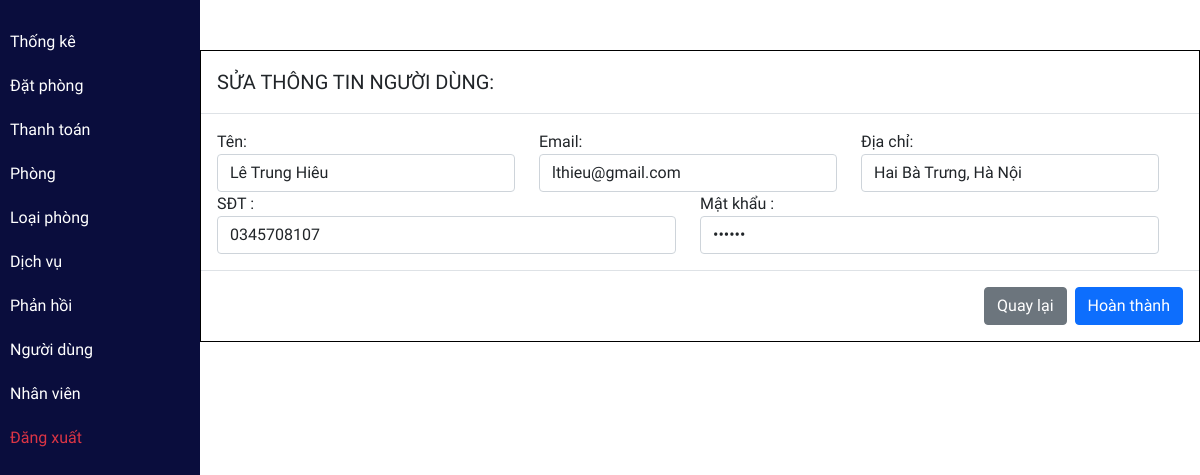
/admin/useredit.php?id=1 (signed in), run on the app's committed database.
### tables this page shows
CREATE TABLE `user` (
  `id` int(11) NOT NULL AUTO_INCREMENT,
  `name` varchar(50) NOT NULL,
  `address` varchar(500) DEFAULT NULL,
  `phone` varchar(15) NOT NULL,
  `email` varchar(50) NOT NULL,
  `password` varchar(50) NOT NULL,
  PRIMARY KEY (`id`)
);

### admin/useredit.php (the view, shortened to what this page needs)
<?php include 'header.php'; ?>
<?php
$id = $_GET['id'];
$sql = "SELECT * FROM user WHERE id = '$id'";
$re = mysqli_query($conn, $sql);
while ($row = mysqli_fetch_array($re)) {
    $name = $row['name'];
    $address = $row['address'];
    $phone = $row['phone'];
    $email = $row['email'];
    $password = $row['password'];
}
?>
<?php include('sidebar.php')?>
  <div class="main-content">
    <div style="max-width:1000px; border: 1px solid black; margin: 50px auto;">
        <div class="modal-header">
            <h5 class="modal-title" id="bookingModalLabel">SỬA THÔNG TIN NGƯỜI DÙNG:</h5>
        </div>
        <form action="" method="POST">
            <div class="row modal-body">
                <div class="row">
                    <div class="col-lg-4">
                        <label for="username">Tên:</label>
                        <input type="text" name="name" class="form-control" value="<?php echo $name; ?>" required>
                    </div>
                    <div class="col-lg-4">
                        <label for="phone">Email:</label>
                        <input type="email" name="email" class="form-control" value="<?php echo $email; ?>" required>
                    </div>
                    <div class="col-lg-4">
                        <label for="phone">Địa chỉ:</label><br>
                        <input type="text" name="address" class="form-control" value="<?php echo $address; ?>">
                    </div>
                </div>
                <div class="row">
                    <div class="col-lg-6">
                        <label for="phone">SĐT :</label>
                        <input type="text" name="phone" class="form-control" value="<?php echo $phone; ?>" required pattern="[0-9]+" title="Nhập số từ 0-9">
                    </div>
                    <div class="col-lg-6">
                        <label for="password">Mật khẩu :</label>
                        <input type="password" name="password" class="form-control" value="<?php echo $password; ?>" required>
                    </div>
                </div>
            </div>
            <div class="modal-footer">
                <a href="user.php" class="btn btn-secondary">
                    Quay lại
                </a>
                <button type="submit" class="btn btn-primary" name="userdetailedit">Hoàn thành</button>
            </div>
        </form>
    </div>
  </div>
    <?php include 'footer.php'; ?>

### admin/css/room.css (style rules this page uses)
:root { --bg-text-shadow: 0 2px 4px rgb(13 0 77 / 8%), 0 3px 6px rgb(13 0 77 / 8%), 0 8px 16px rgb(13 0 77 / 8%); --bg-box-shadow: 0px 0px 20px 6px rgba(8, 8, 15, 0.31); }
* { margin: 0; padding: 0; font-family: Consolas, sans-serif; }

### admin/css/roombook.css (style rules this page uses)
:root { --bg-text-shadow: 0 2px 4px rgb(13 0 77 / 8%), 0 3px 6px rgb(13 0 77 / 8%), 0 8px 16px rgb(13 0 77 / 8%); --bg-box-shadow: 0px 0px 20px 6px rgba(26, 30, 164, 0.31); }
body { background-color: #ffff; }
* { margin: 0; padding: 0; font-family: Consolas, sans-serif; }
a { color: black; }

### admin/css/dashboard.css (style rules this page uses)
:root { --bg-text-shadow: 0 2px 4px rgb(13 0 77 / 8%), 0 3px 6px rgb(13 0 77 / 8%), 0 8px 16px rgb(13 0 77 / 8%); --bg-box-shadow: 0px 0px 20px 6px rgba(26, 30, 164, 0.31); }
* { margin: 0; padding: 0; font-family: Consolas, sans-serif; }
.main-content { margin-left: 200px; }

### data on the page
user: name "Lê Trung Hiêu", email "lthieu@gmail.com", address "Hai Bà Trưng, Hà Nội", phone "0345708107"
